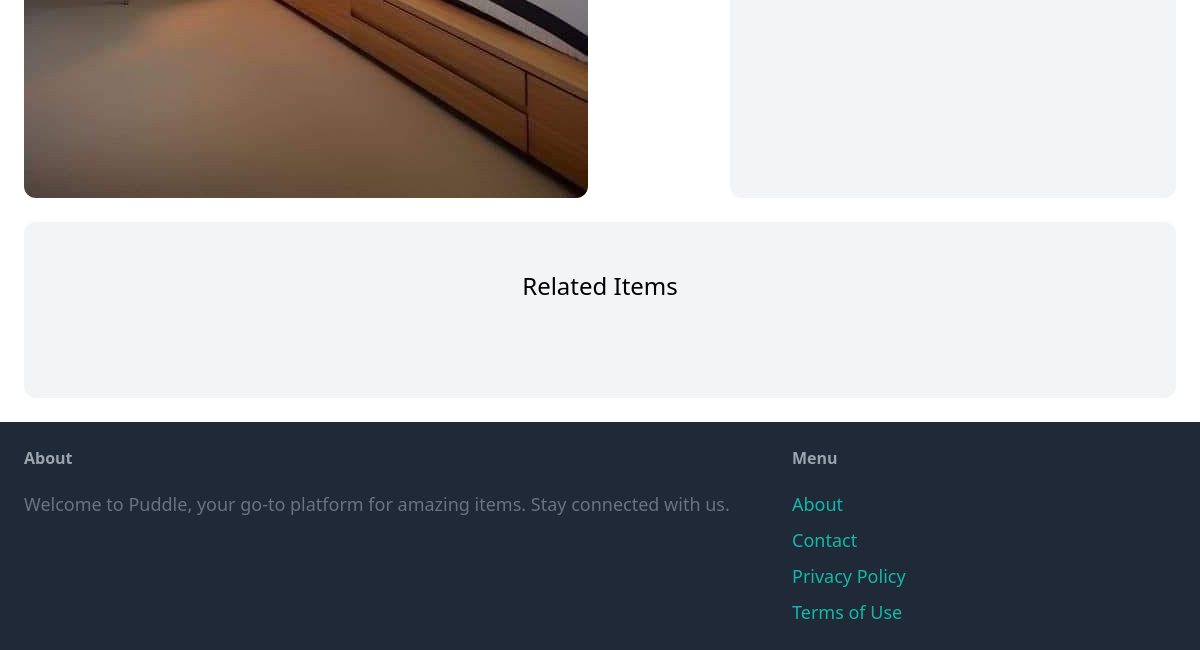
/items/3/ (lower part), run on an earlier commit of the app's database.
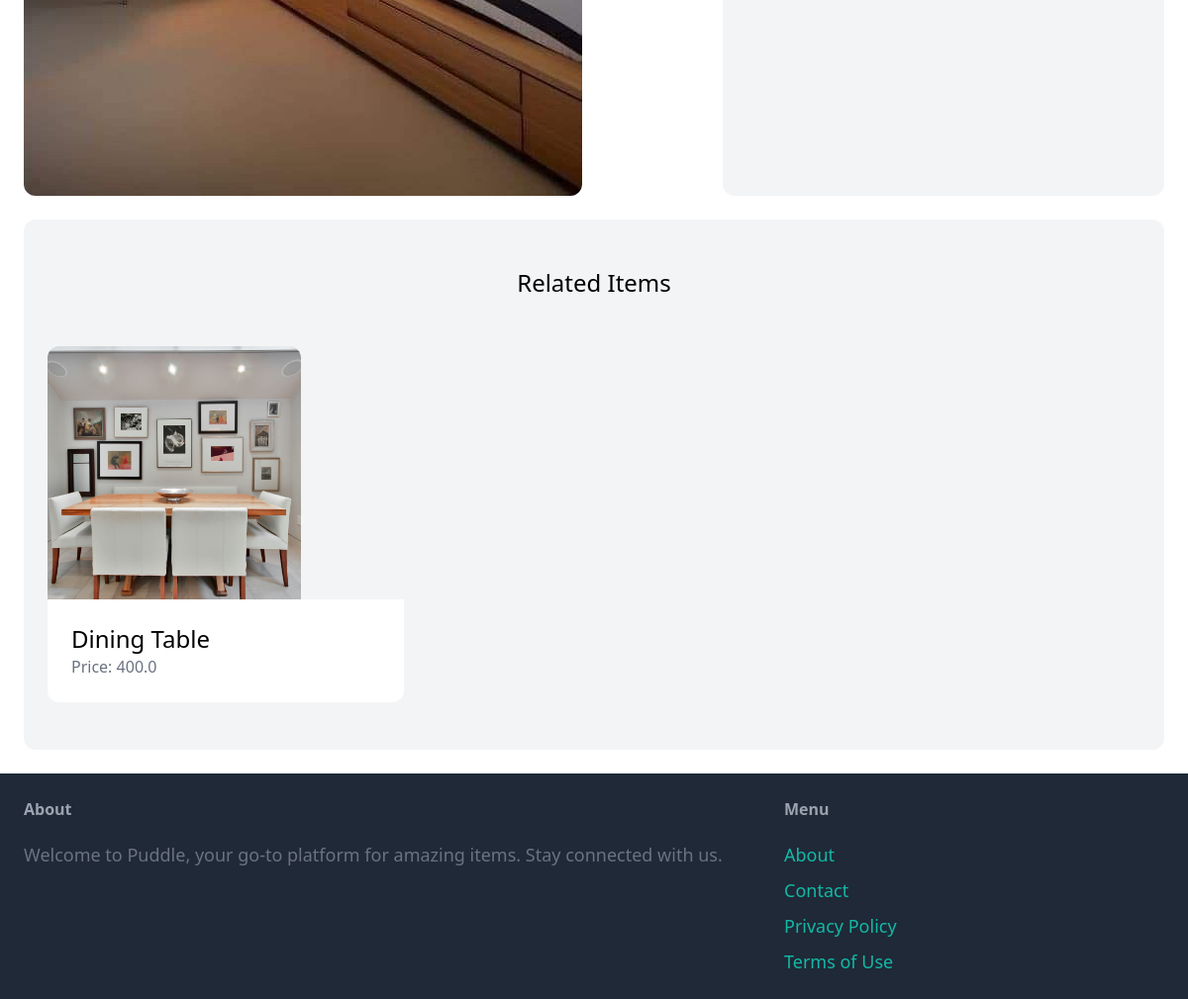
And on a later commit of the database.
### item/models.py (models this page shows, shortened)
class Item(models.Model):
    category= models.ForeignKey(Category, related_name="items", on_delete=models.CASCADE)
    name = models.CharField(max_length=255)
    description = models.TextField(blank=True, null=True)
    price = models.FloatField()
    image = models.ImageField(upload_to="item_image", blank=True, null=True) # pip install pillow
    is_sold = models.BooleanField(default=False)
    created_by = models.ForeignKey(User, related_name="items", on_delete=models.CASCADE)
    created_at = models.DateTimeField(auto_now_add=True)

### item/views.py (the view)
# urls.py: path("<int:pk>/", views.detail,name='detail'),
def detail(request,pk): #pk==primary-key
    item = get_object_or_404(Item, pk=pk)
    related_items = Item.objects.filter(category=item.category,is_sold=False).exclude(pk=pk)[0:3]
    return render (request, "item/detail.html",{
        "item": item,
        "related_items":related_items
    })

### item/templates/item/detail.html (shortened to what this page needs)
{% extends "core/base.html" %} {% block title %} {{ item.name }} {% endblock %}
{% block content %}
<div class="grid grid-cols-5 gap-6">
  <div class="col-span-3">
    <img src="{{ item.image.url }}" alt="image" class="rounded-xl" />
  </div>
  <div class="col-span-2 p-6 bg-gray-100 rounded-xl">
  </div>
</div>
<div class="mt-6 px-6 py-12 bg-gray-100 rounded-xl">
  <h2 class="mb-12 text-2xl text-center">Related Items</h2>
  <div class="grid grid-cols-3 gap-3">
    {% for item in related_items %}
    <div>
      <a href="{%url "item:detail" item.id%}">
          <div>
            <img src="{{ item.image.url }}" class="w-64 h-64 object-cover rounded-t-xl" alt="image" />
          </div>
        <div class="p-6 bg-white rounded-b-xl">
          <h2 class="text-2xl">{{ item.name }}</h2>
          <p class="text-gray-500">Price: {{ item.price }}</p>
        </div>
      </a>
    </div>
    {% endfor %}
  </div>
</div>
{% endblock %}

What changed in the data, as far as the page shows it:
added Item: image (picture), name "Dining Table", price "400.0"
